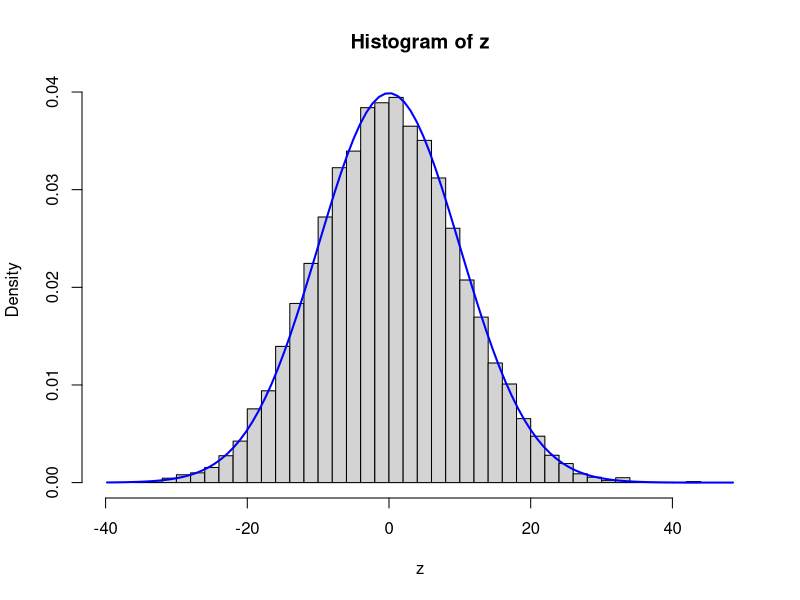
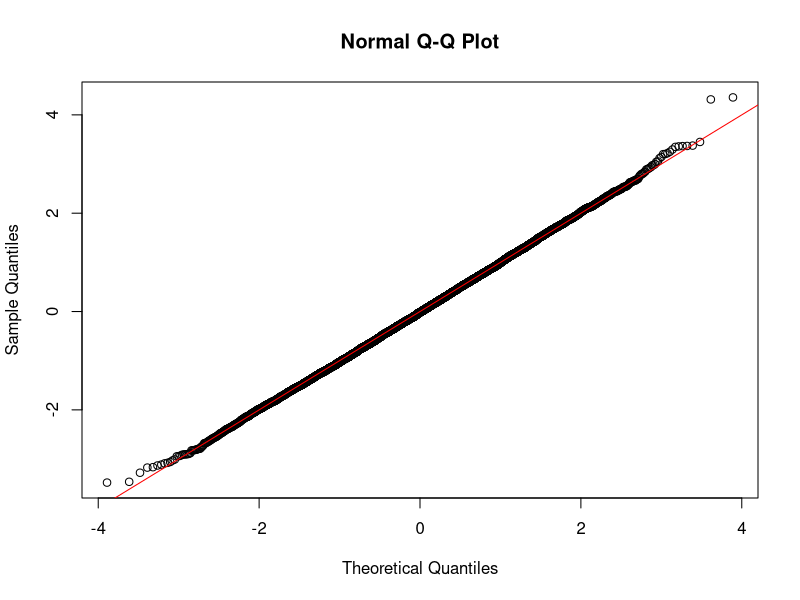

The R script that drew these images, in order:

#NORMAL

tam = 10000
n = 100
mean = 0
sd = 1

newmean = n*mean
newsd = sd*sqrt(n)

z = c()
for (i in 1:tam){
  x = rnorm(n, mean=mean, sd=sd)
  y = sum(x)
  z = c(z,y)
}

# Limite del grafico
infimo <- min(z)-5
maximo <- max(z)+5

# Dibujamos histograma de la muestra
hist(z, prob=T, breaks = 30, xlim = c(infimo,maximo))

# Dibujamos la función de densidad de erlang sobre el histograma
xfit <- seq(infimo, maximo, length = 100)
yfit <- dnorm(xfit, mean=newmean, newsd)
lines(xfit, yfit, col = "blue", lwd = 2)

#TESTS
# QQplot de la muestra normal propia, primero estandarizamos la variable
est = (z-newmean)/newsd
qqnorm(est)

# Ajustamos una recta de regresion lineal
# Al estar generados por la misma distribucion deberan tener una 
# correlacion cercana a 1, por tanto el qqplot debera modelizarse
# sobre la recta y=x
abline(a=0, b=1, col='red')

# Test de kolmogorov
# Con la opcion two sided, para comprobar si la distribucion es igual
# Un valor del estadistico cercano a 0 nos dara evidencias para afirmar
# que nuestra muestra se distribuye de forma normal
print(ks.test(z,'pnorm', newmean, newsd))
